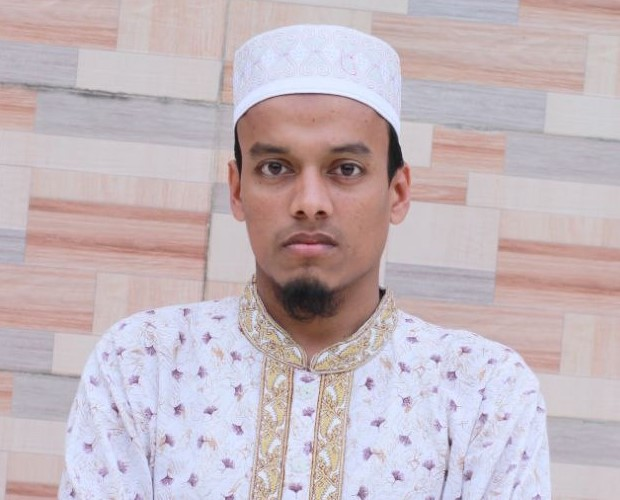
#> input picture fb profile small.jpg, 620 x 500 px, found by its file name
$ python 'noisy image filteration and edge detection.py'
#> lines starting #> are read from the running program, lines starting #| are printed output that depends on the picture
# ============================================================
# DIGITAL IMAGE PROCESSING LAB
# NOISE + SPATIAL FILTERS + EDGE DETECTION
# ============================================================

# ------------------------------------------------------------
# Import Required Libraries
# ------------------------------------------------------------
import cv2
import numpy as np
import matplotlib.pyplot as plt

print("Program Started...")


# ============================================================
# STEP 1: LOAD IMAGE (GRAYSCALE)
# ============================================================

# cv2.imread(path, 0) → load grayscale image
img = cv2.imread(
    r"E:\Hons 3rd Year 2nd semester books\Digital Image Processing\DIP Lab\fb profile small.jpg",
    0
)
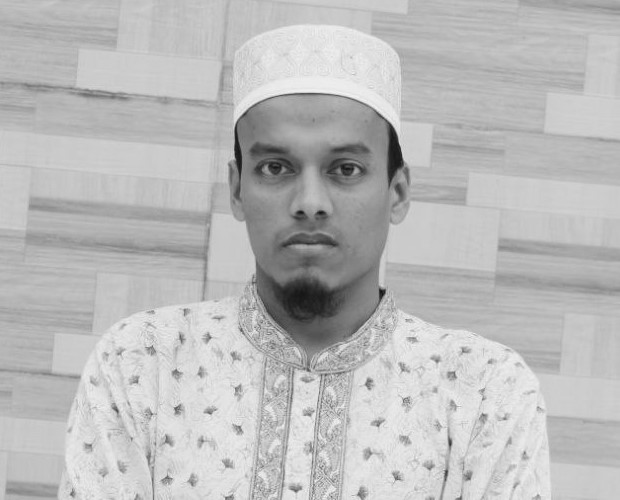
#> img: shape (500, 620); min 14, max 249, mean 187.1

# Resize image → make processing faster and consistent
img = cv2.resize(img, (256, 256))
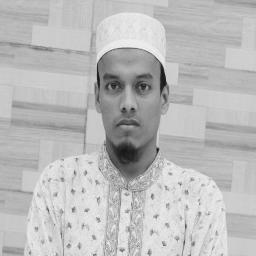
#> img: shape (256, 256); min 19, max 244, mean 187

# Convert to float → safer mathematical operations
img = img.astype(np.float32)


# ============================================================
# STEP 2: PADDING FUNCTION
# ============================================================
# Padding adds border pixels around image.
# Needed for convolution near edges.

def pad(image, k=3):
    p = k // 2  # amount of padding based on kernel size
    return np.pad(image, p, mode='edge')
    # mode='edge' → replicate boundary pixels


# ============================================================
# STEP 3: SPATIAL FILTERS (Noise Removal)
# ============================================================

# ------------------------------------------------------------
# 1. Min Filter → removes salt noise (bright noise)
# ------------------------------------------------------------
def min_filter(image, k=3):
    padded = pad(image, k)
    # Without padding → window goes outside image Border values are copied from edge pixels (mode='edge')
    out = np.zeros_like(image)


# shape = (height, width)
# shape[0] = number of rows (height/row)
# region = padded[i:i+k, j:j+k] Extracts a k×k window around pixel.
# np.min(region) = minimum pixel value in the region
# Sliding window:
# [ x x x ]
# [ x P x ]←P=current pixel this process is called Sliding window operation
# [ x x x ]
# Sliding window operation
# Replaces current pixel with that value
# Move to next pixel
    for i in range(image.shape[0]):
        for j in range(image.shape[1]):
            out[i, j] = np.min(padded[i:i+k, j:j+k])

    return out

# Algorithm:
# 1. Take 3×3 neighbors
# 2. Find smallest value
# 3. Replace pixel with that value
# 4. Move to next pixel


# ------------------------------------------------------------
# 2. Max Filter → removes pepper noise (dark noise)
# ------------------------------------------------------------
def max_filter(image, k=3):
    padded = pad(image, k)
    out = np.zeros_like(image)

    for i in range(image.shape[0]):
        for j in range(image.shape[1]):
            out[i, j] = np.max(padded[i:i+k, j:j+k])

    return out


# ------------------------------------------------------------
# 3. Median Filter → best for salt & pepper noise
# ------------------------------------------------------------
def median_filter(image, k=3):
    padded = pad(image, k)
    out = np.zeros_like(image)

    for i in range(image.shape[0]):
        for j in range(image.shape[1]):
            out[i, j] = np.median(padded[i:i+k, j:j+k])

    return out


# ------------------------------------------------------------
# 4. Arithmetic Mean Filter → smoothing / averaging
# ------------------------------------------------------------
def arithmetic_mean(image, k=3):
    padded = pad(image, k)
    out = np.zeros_like(image)

    for i in range(image.shape[0]):
        for j in range(image.shape[1]):
            out[i, j] = np.mean(padded[i:i+k, j:j+k])

    return out


# ------------------------------------------------------------
# 5. Geometric Mean Filter → preserves detail better
# ------------------------------------------------------------
def geometric_mean(image, k=3):
    padded = pad(image, k)
    out = np.zeros_like(image)

    for i in range(image.shape[0]):
        for j in range(image.shape[1]):
            region = padded[i:i+k, j:j+k] + 1  # avoid log(0)
            out[i, j] = np.exp(np.mean(np.log(region)))

    return out


# ============================================================
# STEP 4: EDGE DETECTION FILTERS
# ============================================================

# ------------------------------------------------------------
# Sobel Edge Detector → detects gradient edges
# ------------------------------------------------------------
def sobel_edge(image):

    # Horizontal gradient kernel
    gx = np.array([[-1, 0, 1],
                   [-2, 0, 2],
                   [-1, 0, 1]])

    # Vertical gradient kernel
    gy = np.array([[1, 2, 1],
                   [0, 0, 0],
                   [-1, -2, -1]])

    padded = pad(image, 3)
    out = np.zeros_like(image)

    for i in range(image.shape[0]):
        for j in range(image.shape[1]):
            region = padded[i:i+3, j:j+3]

            # Gradient magnitude
            out[i, j] = np.sqrt((region*gx).sum()**2 +
                                (region*gy).sum()**2)

    return out


# ------------------------------------------------------------
# Laplacian Edge Detector → detects rapid intensity change
# ------------------------------------------------------------
def laplacian_edge(image):

    kernel = np.array([[0, -1, 0],
                       [-1, 4, -1],
                       [0, -1, 0]])

    padded = pad(image, 3)
    out = np.zeros_like(image)

    for i in range(image.shape[0]):
        for j in range(image.shape[1]):
            out[i, j] = np.sum(padded[i:i+3, j:j+3] * kernel)

    return np.abs(out)


# ============================================================
# STEP 5: LIST OF FILTERS
# ============================================================

filters = [
    ("Min", min_filter),
    ("Max", max_filter),
    ("Median", median_filter),
    ("Arithmetic", arithmetic_mean),
    ("Geometric", geometric_mean)
]


# ============================================================
# STEP 6: NOISE FUNCTIONS
# ============================================================

# ------------------------------------------------------------
# Gaussian Noise → random normal distribution noise
# ------------------------------------------------------------
def gaussian_noise(image, mean=0, var=20):
    noise = np.random.normal(mean, np.sqrt(var), image.shape)
    return np.clip(image + noise, 0, 255)


# ------------------------------------------------------------
# Salt & Pepper Noise → random white & black pixels
# ------------------------------------------------------------
def salt_and_pepper_noise(image, p=0.02):
    out = image.copy()
    rand = np.random.rand(*image.shape)

    out[rand < p] = 0       # pepper
    out[rand > 1 - p] = 255 # salt

    return out


noises = [
    ("Gaussian Noise", gaussian_noise),
    ("Salt & Pepper Noise", salt_and_pepper_noise)
]


# ============================================================
# STEP 7: APPLY NOISE → FILTER → EDGE DETECTION
# ============================================================

for noise_name, noise_func in noises:

    # Add noise to original image
    noise_image = noise_func(img)

    # Create figure
    plt.figure(figsize=(20, 10))

    total_cols = len(filters) + 2

    # --------------------------------------------------------
    # Show Original Image
    # --------------------------------------------------------
    plt.subplot(3, total_cols, 1)
    plt.imshow(img, cmap='gray')
    plt.title("Original")
    plt.axis('off')

    # --------------------------------------------------------
    # Show Noisy Image
    # --------------------------------------------------------
    plt.subplot(3, total_cols, 2)
    plt.imshow(noise_image, cmap='gray')
    plt.title(noise_name)
    plt.axis('off')

    # --------------------------------------------------------
    # Apply each filter
    # --------------------------------------------------------
    for i, (name, func) in enumerate(filters):

        filtered = func(noise_image)
        filtered = np.clip(filtered, 0, 255)

        # ----- Filtered Image -----
        plt.subplot(3, total_cols, i + 3)
        plt.imshow(filtered, cmap='gray')
        plt.title(f"{name} Filter")
        plt.axis('off')

        # ----- Sobel Edge -----
        sobel = np.clip(sobel_edge(filtered), 0, 255)
        plt.subplot(3, total_cols, total_cols + i + 3)
        plt.imshow(sobel, cmap='gray')
        plt.title(f"Sobel ({name})")
        plt.axis('off')

        # ----- Laplacian Edge -----
        lap = np.clip(laplacian_edge(filtered), 0, 255)
        plt.subplot(3, total_cols, 2*total_cols + i + 3)
        plt.imshow(lap, cmap='gray')
        plt.title(f"Laplacian ({name})")
        plt.axis('off')

    plt.tight_layout()
    plt.show()
#> this loop made 2 passes
#> pass 1, in min_filter, `padded = pad(image, k)`:
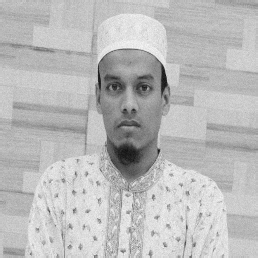
#> padded: shape (258, 258) float64; min 15.11, max 249, mean 187.1
#> pass 1, `plt.show()`:
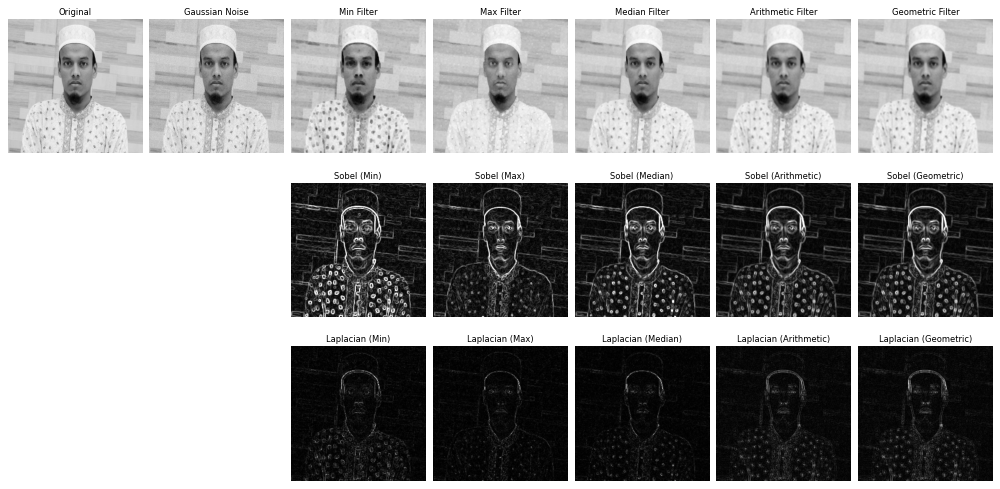
#> figure drawn by matplotlib, 17 panels
#> pass 2, in min_filter (call 2), `padded = pad(image, k)`:
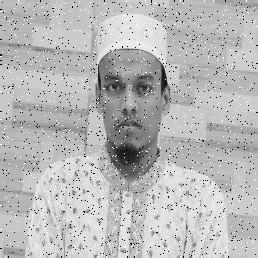
#> padded: shape (258, 258) float32; min 0, max 255, mean 184.7
#> pass 2, `plt.show()`:
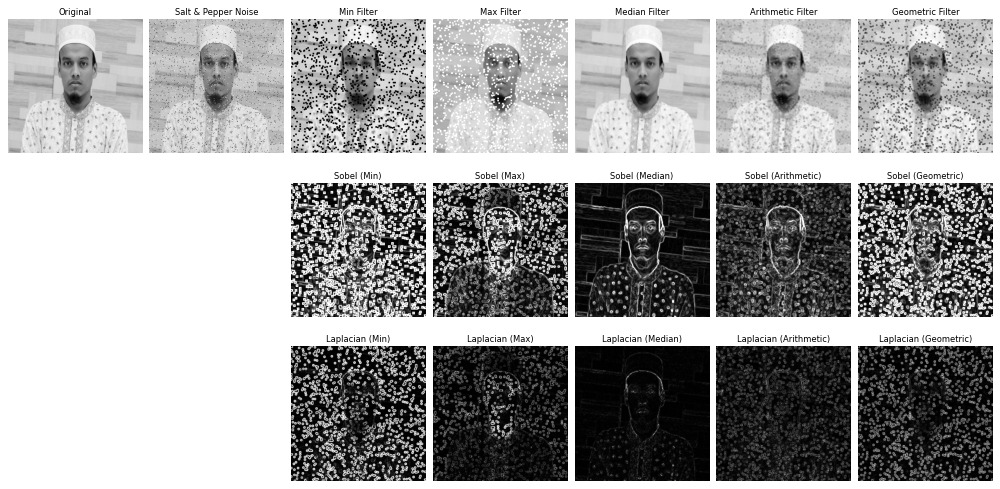
#> figure drawn by matplotlib, 17 panels
#> after the loop:
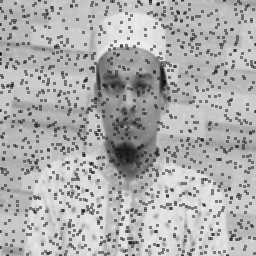
#> filtered: shape (256, 256) float32; min 14.33, max 238.7, mean 174.5
